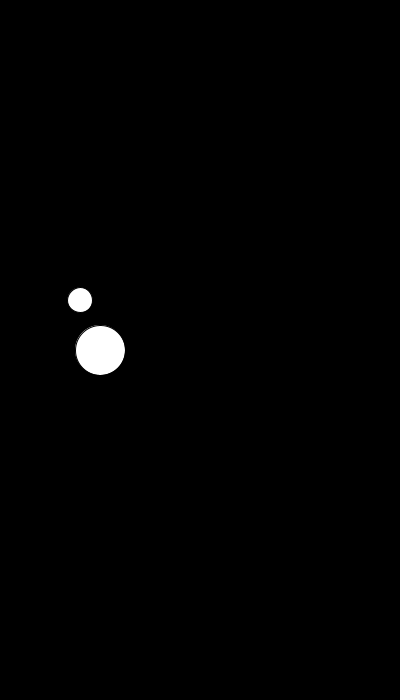
Frame 1 (no input)
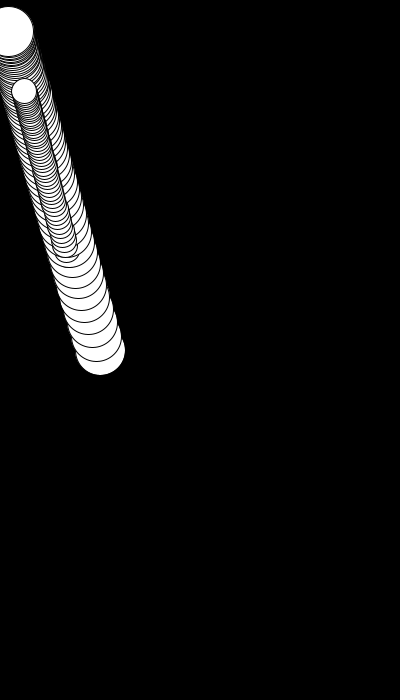
Frame 60 (the mouse pressed at the canvas centre just before this capture)
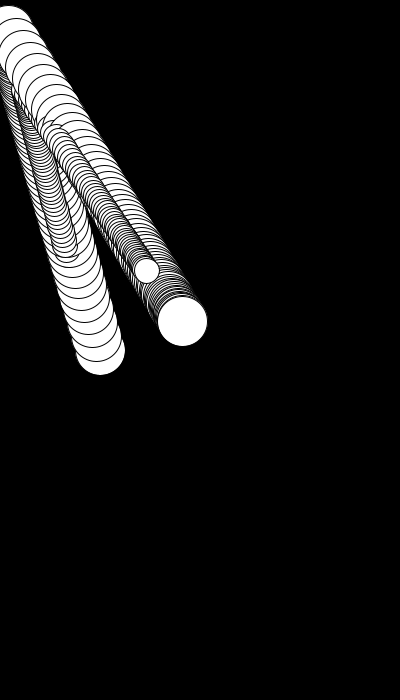
Frame 120 (the mouse held since frame 60 and released just before this capture)

The Processing sketch that drew these frames (run headless with seeded random() and noise(); from frame 60 on, the mouse is pressed at the canvas centre):

// Processing sketch: processing_36078
// ── processing_36078.pde

float e_x = 100;
float e_y = 350;

float e_x2 = 80;
float e_y2 = 300;

void setup(){
  size(400,700);
  background(0);
}

void draw() {
  
 ellipse(e_x,e_y,50,50);
 e_y = e_y + (mouseY - e_y)/25.0;
 e_x = e_x + (mouseX - e_x)/25.0;
 
 ellipse(e_x2,e_y2,25,25);
 e_y2 = e_y2 + (mouseY - e_y2)/50.0;
 e_x2 = e_x2 + (mouseX - e_x2)/50.0;
}
